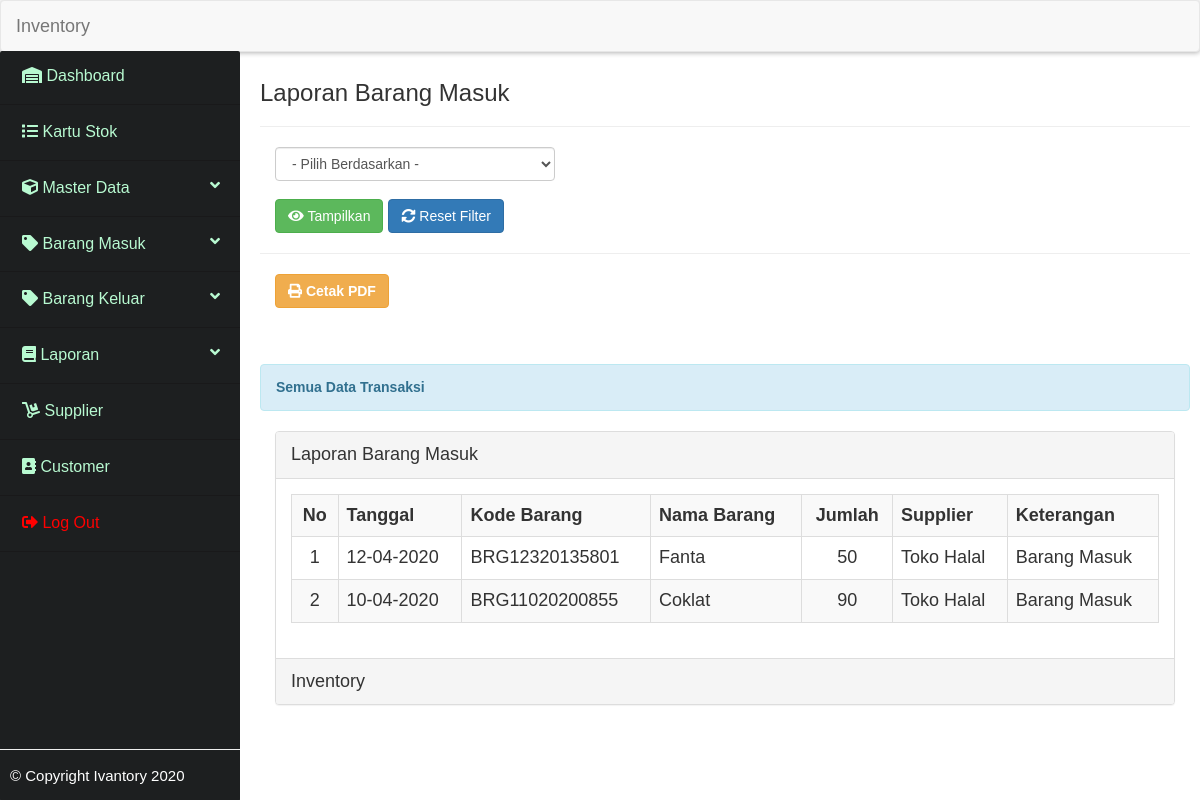
The app's page /_laporanbm/laporan_bm.php with its own data.
### tables this page shows
CREATE TABLE IF NOT EXISTS `tbl_lap_bm` (
  `id_lap` int(11) NOT NULL AUTO_INCREMENT,
  `kode_barang` varchar(50) NOT NULL,
  `nama_barang` varchar(50) NOT NULL,
  `tgl_masuk` date NOT NULL,
  `supplier` varchar(50) NOT NULL,
  `jml_masuk` double NOT NULL,
  `keterangan` varchar(20) NOT NULL,
  PRIMARY KEY (`id_lap`)
);

### _laporanbm/laporan_bm.php (the view, shortened to what this page needs)
<?php
include "../koneksi.php";
?>
<section class="content">
    <div class="inner">
        <h3>Laporan Barang Masuk</h3>
        <hr>
        <form method="get" action="">
        <div class="col-md-4">
        <select name="filter" id="filter" class="form-control">
            <option value="">- Pilih Berdasarkan -</option>
        </select>
        </div>
        <br /><br />
                <?php
                $query = "SELECT YEAR(tgl_masuk) AS tahun FROM tbl_lap_bm GROUP BY YEAR(tgl_masuk)";
                ?>
        <button type="submit" class="btn btn-success" style="margin-left: 15px;"><i class="fas fa-eye"></i> Tampilkan</button>
        <a href="laporan_bm.php" class="btn btn-primary"><i class="fas fa-sync-alt"></i> Reset Filter</a>
    </form>
    <hr />
    <?php
    if(isset($_GET['filter']) && ! empty($_GET['filter'])){
        $filter = $_GET['filter'];
        if($filter == '1'){
            $tgl = date('d-m-y', strtotime($_GET['tanggal']));
            echo '<h5 class="alert alert-info" style="margin-top: 30px;"><b>Data Transaksi Tanggal '.$tgl.'</b></h5>';
            echo '<a href="../cetak_laporan/cetak_laporan_bm.php?filter=1&tanggal='.$_GET['tanggal'].'" class="btn btn-warning" style="margin-left: 15px;"><span class="fas fa-print" ></span> <b>Cetak PDF</b></a><br /><br />';
            $query = "SELECT * FROM tbl_lap_bm WHERE DATE(tgl_masuk)='".$_GET['tanggal']."' ";
        }else if($filter == '2'){
            $nama_bulan = array('', 'Januari','Februari','Maret','April','Mei','Juni','Juli','Agustus','September','Oktober','November','Desember');
            echo '<h5 class="alert alert-info" style="margin-top: 30px;"><b>Data Transaksi Bulan '.$nama_bulan[$_GET['bulan']].' '.$_GET['tahun'].'</b></h5>';
            echo '<a href="../cetak_laporan/cetak_laporan_bm.php?filter=2&bulan='.$_GET['bulan'].'&tahun='.$_GET['tahun'].'" class="btn btn-warning" style="margin-left: 15px;"><span class="fas fa-print" ></span> <b>Cetak PDF</b></a><br /><br />';
            $query = "SELECT * FROM tbl_lap_bm WHERE MONTH(tgl_masuk)='".$_GET['bulan']."' AND YEAR(tgl_masuk)='".$_GET['tahun']."' ";
        }else if($filter == '3'){
            echo '<h5 class="alert alert-info" style="margin-top: 30px;"><b>Data Transaksi Tahun '.$_GET['tahun'].' </b></h5>';
            echo '<a href="../cetak_laporan/cetak_laporan_bm.php?filter=3&tahun='.$_GET['tahun'].'" class="btn btn-warning" style="margin-left: 15px;"><span class="fas fa-print" ></span> <b>Cetak PDF</b></a><br /><br />';
            $query = "SELECT * FROM tbl_lap_bm WHERE YEAR(tgl_masuk)='".$_GET['tahun']."' ";
        }else{
            echo '<h5 class="alert alert-info" style="margin-top: 30px;"><b>Data Transaksi Periode Mulai '.$_GET['dari'].' Sampai '.$_GET['sampai'].' </b></h5>';
            echo '<a href="../cetak_laporan/cetak_laporan_bm.php?filter=4&dari='.$_GET['dari'].'&sampai='.$_GET['sampai'].'" class="btn btn-warning" style="margin-left: 15px;"><span class="fas fa-print" ></span> <b>Cetak PDF</b></a><br /><br />';
            $query = "SELECT * FROM tbl_lap_bm WHERE DATE(tgl_masuk) BETWEEN '".$_GET['dari']."' AND '".$_GET['sampai']."' ";
        }
    }else{
        echo '<a href="../cetak_laporan/cetak_laporan_bm.php" class="btn btn-warning" style="margin-left: 15px;"><span class="fas fa-print" ></span> <b>Cetak PDF</b></a><br /><br />';
        echo '<h5 class="alert alert-info" style="margin-top: 30px;"><b>Semua Data Transaksi</b></h5>';
        $query = "SELECT * FROM tbl_lap_bm ORDER BY id_lap DESC";
    }
    ?>
    <div class="table-content">
        <div class="col-md-12">
            <div class="panel panel-default">
                <div class="panel-heading">
                    Laporan Barang Masuk
                </div>
                <div class="panel-body">
                    <div class="table">
                        <table class="table table-striped table-bordered table-hover">
                            <tr>
                                <th><center>No</center></th>
                                <th>Tanggal</th>
                                <th>Kode Barang</th>
                                <th>Nama Barang</th>
                                <th><center>Jumlah</center></th>
                                <th>Supplier</th>
                                <th>Keterangan</th>
                            </tr>
                            <?php
                            $sql = mysqli_query($conn, $query);
                            $row = mysqli_num_rows($sql);
                            $no = 1;
                            if($row > 0){
                                while($data = mysqli_fetch_array($sql)){
                                    $tgl = date('d-m-Y', strtotime($data['tgl_masuk']));
                                    echo "<tr>";
                                    echo "<td><center>".$no."</center></td>";
                                    echo "<td>".$tgl."</td>";
                                    echo "<td>".$data['kode_barang']."</td>";
                                    echo "<td>".$data['nama_barang']."</td>";
                                    echo "<td><center>".$data['jml_masuk']."</center></td>";
                                    echo "<td>".$data['supplier']."</td>";
                                    echo "<td>".$data['keterangan']."</td>";
                                    echo "</tr>";
                                    $no++;
                                }
                            }else{
                                echo "<tr><td colspan='7'><center>Data Tidak Ada.</center></td></tr>";
                            }
                            ?>
                        </table>
                    </div>
                </div>
                <div class="panel-footer">
                    Inventory
                </div>
            </div>
        </div>
    </div>
    </div>
</section>

### records on screen
tbl_lap_bm: tgl_masuk "12-04-2020", kode_barang "BRG12320135801", nama_barang "Fanta", jml_masuk "50", supplier "Toko Halal", keterangan "Barang Masuk"
tbl_lap_bm: tgl_masuk "10-04-2020", kode_barang "BRG11020200855", nama_barang "Coklat", jml_masuk "90", supplier "Toko Halal", keterangan "Barang Masuk"
